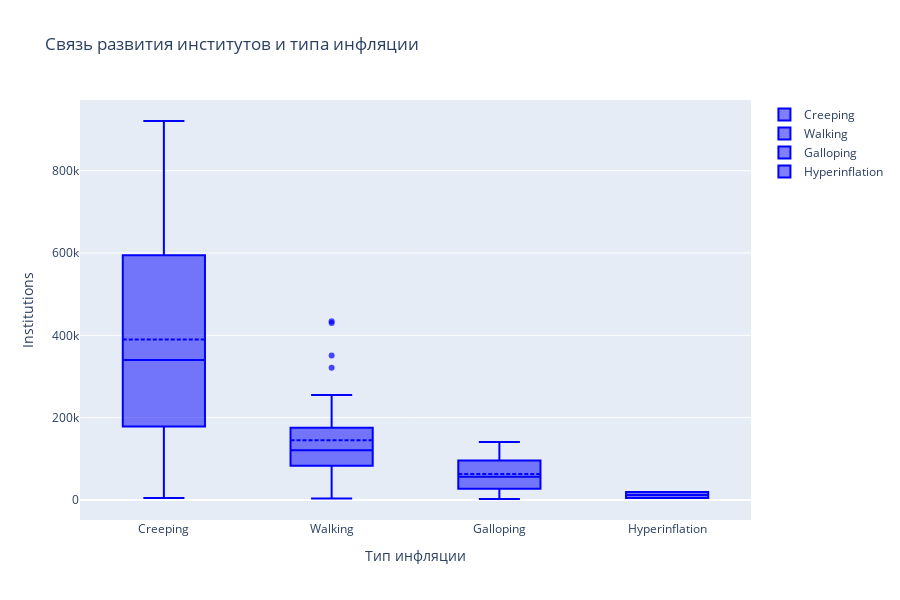

The notebook cell this image was saved under:
### Markdown cell above
Исходя из ящика с усами, построенного для индекса Джини в зависимости от типа инфляции, медиана индекса Джини всегда находится на примерно одном и том же уровне вне зависимости от типа инфляции (33-36%). Самый большой интерквантильный размах у галлопирующей инфляции в то время, как у гиперинфляции он очень низкий и хвосты очень короткие.

### Code cell
quality_life['Institutions'] = (
    quality_life['Stability'] * quality_life['Rights'] * quality_life['Safety']
)

fig = go.Figure()

for inflation_type in quality_life['Type of inflation'].unique():
    fig.add_trace(go.Box(
        y = quality_life[quality_life['Type of inflation'] == inflation_type]['Institutions'],
        name = inflation_type,
        boxmean = True,
        marker = dict(color='blue', opacity=0.7)
    ))

fig.update_layout(
    title = "Связь развития институтов и типа инфляции",
    xaxis_title = "Тип инфляции",
    yaxis_title = "Institutions",
    width = 900,
    height = 600
)

fig.show()

### Figure 1 — Plotly figure (JSON) as saved in the notebook; plotly's stock layout.template omitted (floating-point values rounded to 4 significant figures)
{"data": [{"boxmean": true, "marker": {"color": "blue", "opacity": 0.7}, "name": "Creeping", "type": "box", "y": [4788, 209496, 791200, 740194, 244260, 600300, 645606, 108528, 153596, 294780, 72352, 20520, 758540, 17112, 453618, 229770, 64860, 347553, 353626, 423708, 529542, 817000, 193248, 48321, 655040, 790500, 555768, 62400, 732260, 322080, 103376, 51428, 634865, 731768, 263032, 725760, 332424, 376025, 725754, 184800, 272976, 98192, 476412, 508200, 920700, 594270, 369460, 217152, 569664, 221000, 194880, 165095, 790272, 864500, 59130, 233856, 872289, 319056, 160284, 212520, 135876, 572880, 434280, 235008, 397404, 577854, 214650, 273728, 206712, 738700, 435299, 560640, 109134, 577125, 443840, 826848, 891891, 98838, 234240, 106575, 132600, 89280, 495690, 657020, 433755, 178220]}, {"boxmean": true, "marker": {"color": "blue", "opacity": 0.7}, "name": "Walking", "type": "box", "y": [81480, 170748, 41952, 82732, 83916, 99900, 21142, 137350, 141094, 255024, 232560, 351120, 174432, 5568, 105820, 159408, 97416, 34560, 117992, 124488, 88504, 175644, 186912, 3744, 57408, 429939, 321024, 91650, 205712, 38454, 101010, 152684, 123984, 434026]}, {"boxmean": true, "marker": {"color": "blue", "opacity": 0.7}, "name": "Galloping", "type": "box", "y": [35640, 140712, 46872, 2240, 77688, 25947, 22515, 98136, 56376, 9936, 89148, 138116, 102486, 65280, 30044]}, {"boxmean": true, "marker": {"color": "blue", "opacity": 0.7}, "name": "Hyperinflation", "type": "box", "y": [19000, 4840]}], "layout": {"height": 600, "title": {"text": "Связь развития институтов и типа инфляции"}, "width": 900, "xaxis": {"title": {"text": "Тип инфляции"}}, "yaxis": {"title": {"text": "Institutions"}}}}
